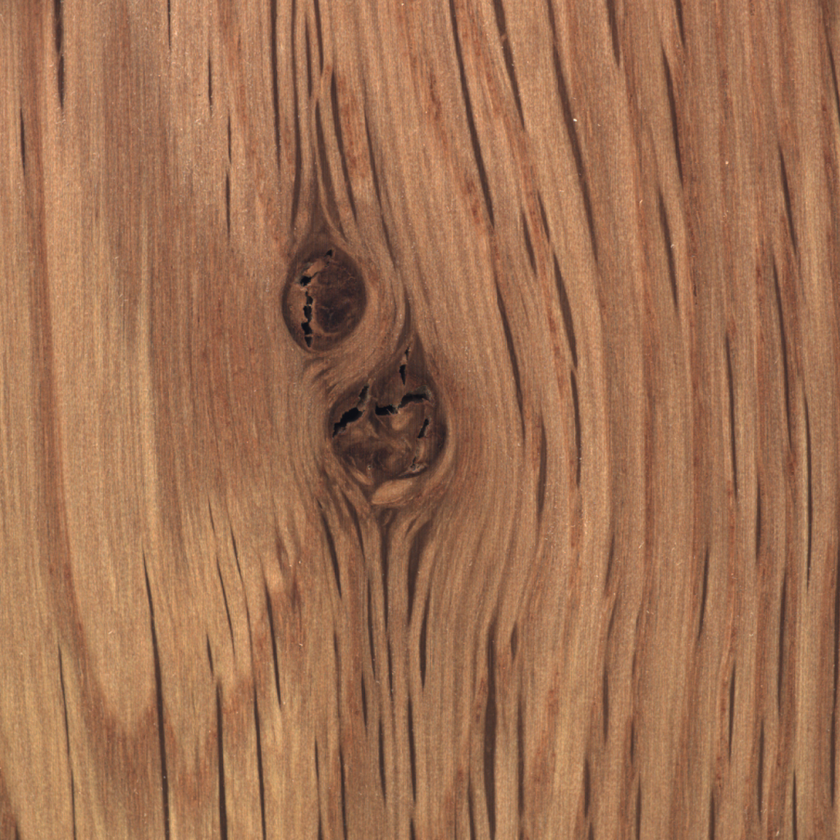
#> input picture Paper-1/Unit-1/004.png, 840 x 840 px, shrunk from 1024 x 1024 before the run
$ jupyter execute --allow-errors '4.global, adaptive, and Otsu.ipynb'
#> lines starting #> are read from the running program, lines starting #| are printed output that depends on the picture
[cell 1]
import cv2
import matplotlib.pyplot as plt

img = cv2.imread("004.png")
#> img is the input picture: shape (840, 840, 3); mean B, G, R 82.8, 113, 159.6

_, global_thresh = cv2.threshold(img, 127, 255, cv2.THRESH_BINARY)
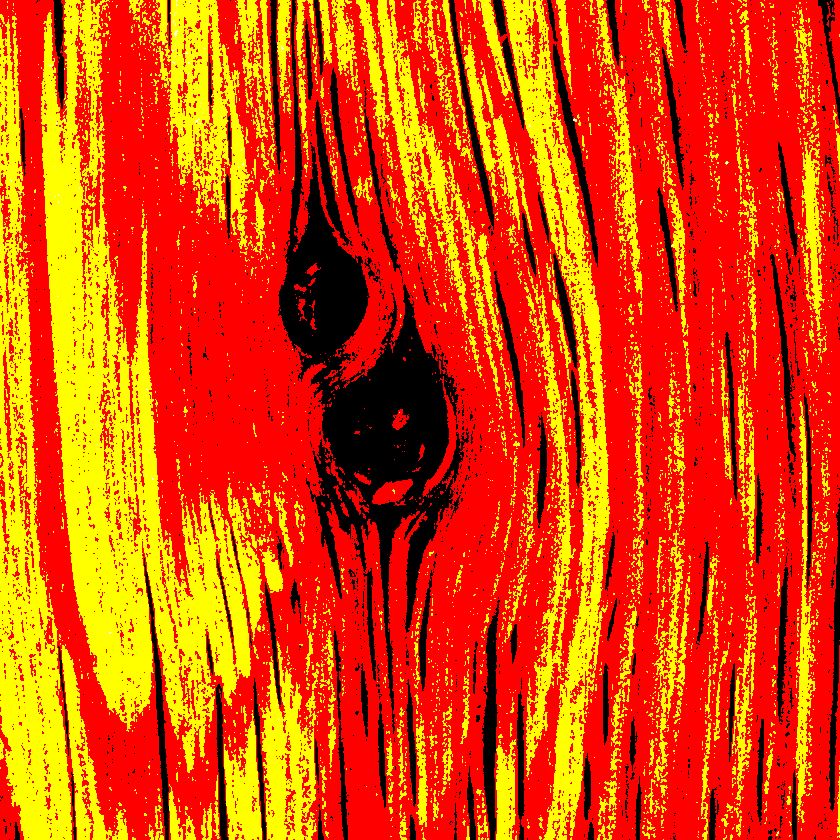
#> global_thresh: shape (840, 840, 3); mean B, G, R 0.1, 72.3, 227.4

#> (the rest of this cell did not finish here and is left out)


$ run again, with Paper-1/Unit-1/001.png copied over Paper-1/Unit-1/004.png
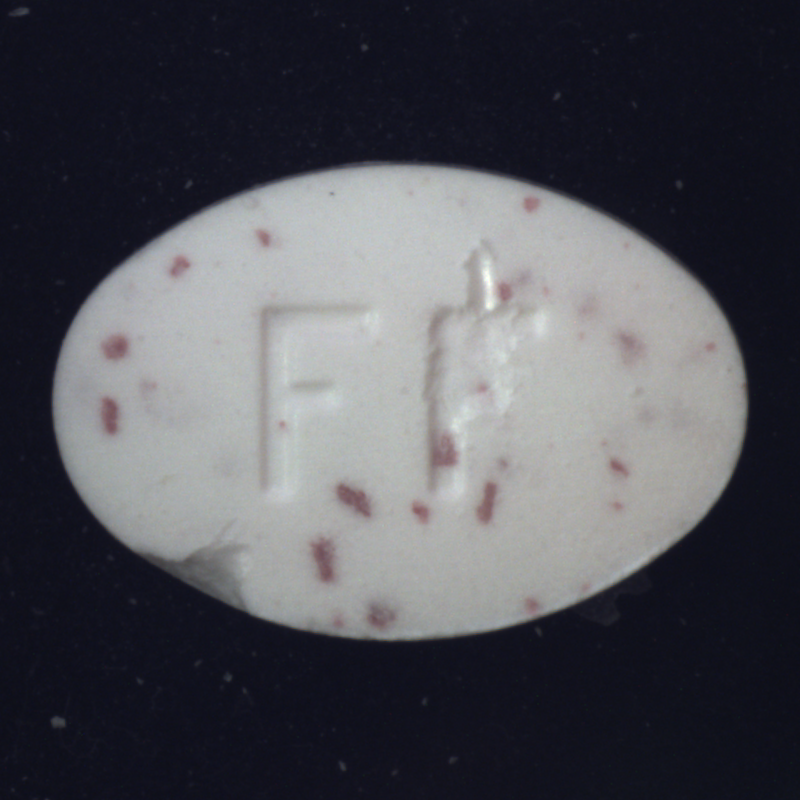
#> input picture Paper-1/Unit-1/001.png, 800 x 800 px
#> img is the input picture: shape (800, 800, 3); mean B, G, R 86.1, 79.4, 78.8
#> `_, global_thresh = cv2.threshold(img, 127, 255, cv2.THRESH_BINARY)`:
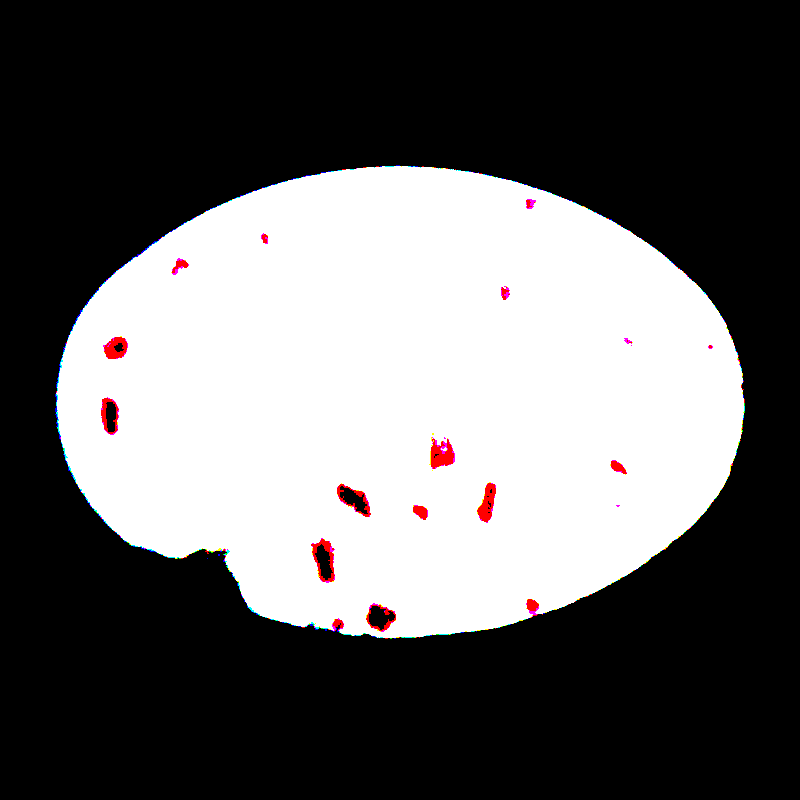
#> global_thresh: shape (800, 800, 3); mean B, G, R 97.7, 97.4, 98.5

$ run again, with Paper-1/Unit-1/003.png copied over Paper-1/Unit-1/004.png
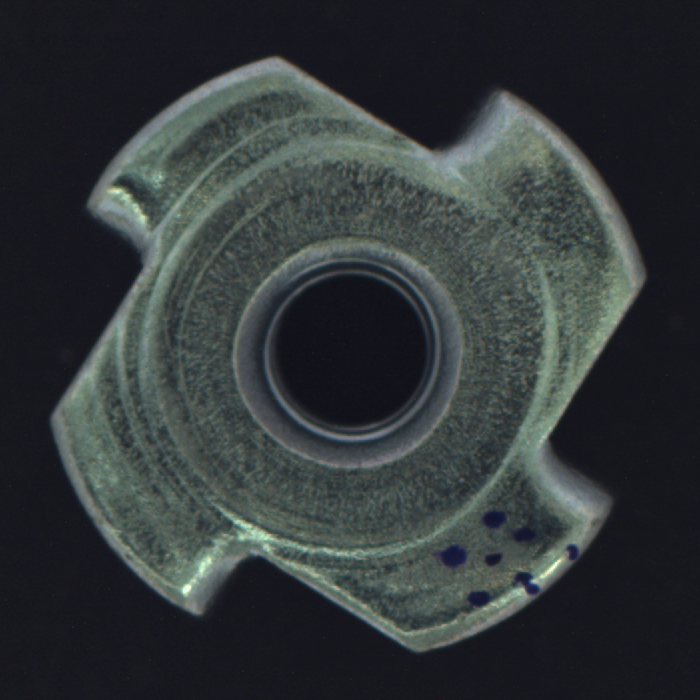
#> input picture Paper-1/Unit-1/003.png, 700 x 700 px
#> img is the input picture: shape (700, 700, 3); mean B, G, R 57.8, 56.1, 50.7
#> `_, global_thresh = cv2.threshold(img, 127, 255, cv2.THRESH_BINARY)`:
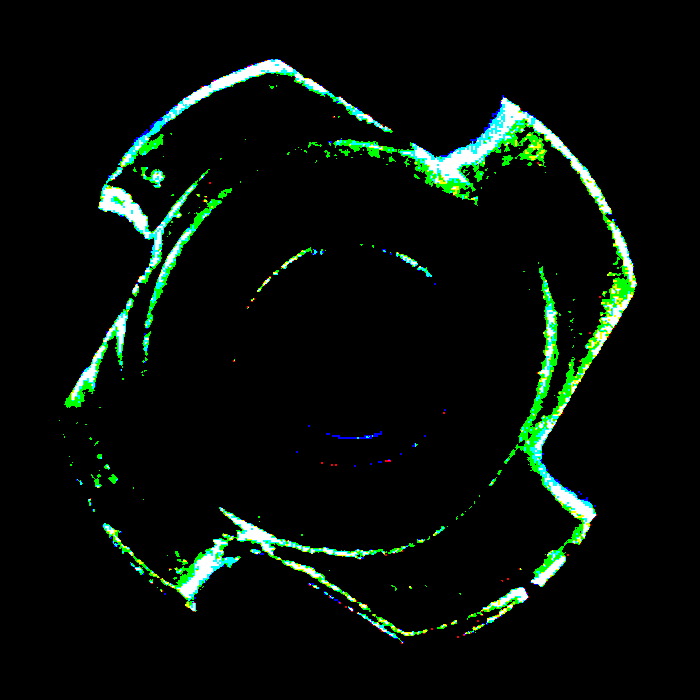
#> global_thresh: shape (700, 700, 3); mean B, G, R 9.3, 15.2, 6.9
